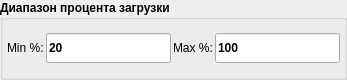
         <widget class="QGroupBox" name="loadingRangeGroup">
          <property name="sizePolicy">
           <sizepolicy hsizetype="Preferred" vsizetype="Maximum">
            <horstretch>0</horstretch>
            <verstretch>0</verstretch>
           </sizepolicy>
          </property>
          <property name="maximumSize">
           <size>
            <width>16777215</width>
            <height>80</height>
           </size>
          </property>
          <property name="font">
           <font>
            <pointsize>9</pointsize>
            <weight>75</weight>
            <bold>true</bold>
           </font>
          </property>
          <property name="title">
           <string>Диапазон процента загрузки</string>
          </property>
          <layout class="QGridLayout" name="gridLayout_2" rowstretch="0">
           <property name="leftMargin">
            <number>4</number>
           </property>
           <property name="topMargin">
            <number>4</number>
           </property>
           <property name="rightMargin">
            <number>4</number>
           </property>
           <property name="bottomMargin">
            <number>4</number>
           </property>
           <item row="0" column="0">
            <layout class="QHBoxLayout" name="horizontalLayout_loading_range">
             <property name="spacing">
              <number>2</number>
             </property>
             <item>
              <widget class="QLabel" name="label_5">
               <property name="font">
                <font>
                 <pointsize>9</pointsize>
                 <weight>50</weight>
                 <bold>false</bold>
                </font>
               </property>
               <property name="text">
                <string>Min %:</string>
               </property>
              </widget>
             </item>
             <item>
              <widget class="QLineEdit" name="min_lebel_loading_range">
               <property name="minimumSize">
                <size>
                 <width>0</width>
                 <height>30</height>
                </size>
               </property>
               <property name="font">
                <font>
                 <pointsize>9</pointsize>
                 <weight>75</weight>
                 <bold>true</bold>
                </font>
               </property>
               <property name="text">
                <string>20</string>
               </property>
              </widget>
             </item>
             <item>
              <widget class="QLabel" name="label_6">
               <property name="font">
                <font>
                 <pointsize>9</pointsize>
                 <weight>50</weight>
                 <bold>false</bold>
                </font>
               </property>
               <property name="text">
                <string>Max %:</string>
               </property>
              </widget>
             </item>
             <item>
              <widget class="QLineEdit" name="max_lebel_loading_range">
               <property name="minimumSize">
                <size>
                 <width>0</width>
                 <height>30</height>
                </size>
               </property>
               <property name="font">
                <font>
                 <pointsize>9</pointsize>
                 <weight>75</weight>
                 <bold>true</bold>
                </font>
               </property>
               <property name="text">
                <string>100</string>
               </property>
              </widget>
             </item>
            </layout>
           </item>
          </layout>
         </widget>
